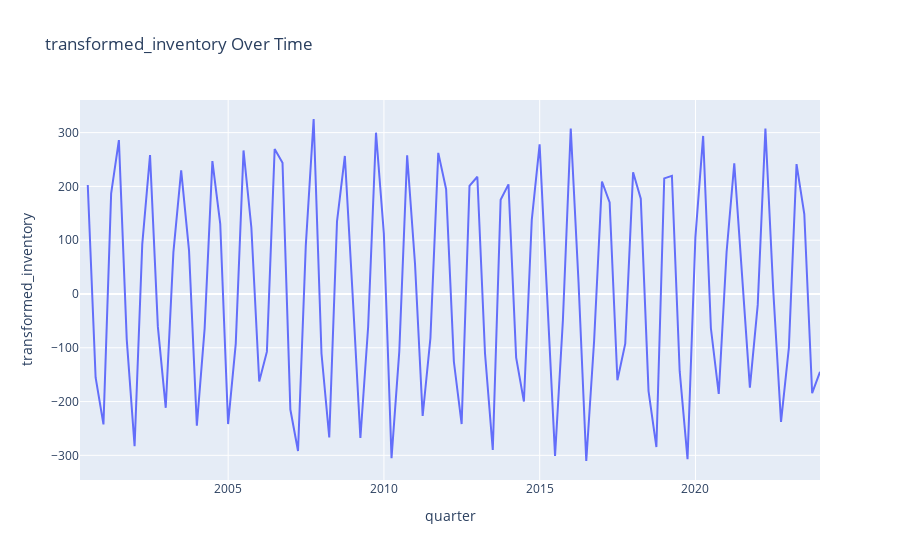

This figure's notebook cell:
### Markdown cell above
P-value is greater than 0.05 so data is not stationary, need to difference

### Code cell
df['transformed_inventory'] = df['inventory'].diff()
# Graphing data
fig = px.line(df, x = 'quarter', y = 'transformed_inventory',
              title = 'transformed_inventory Over Time')
fig.show()
